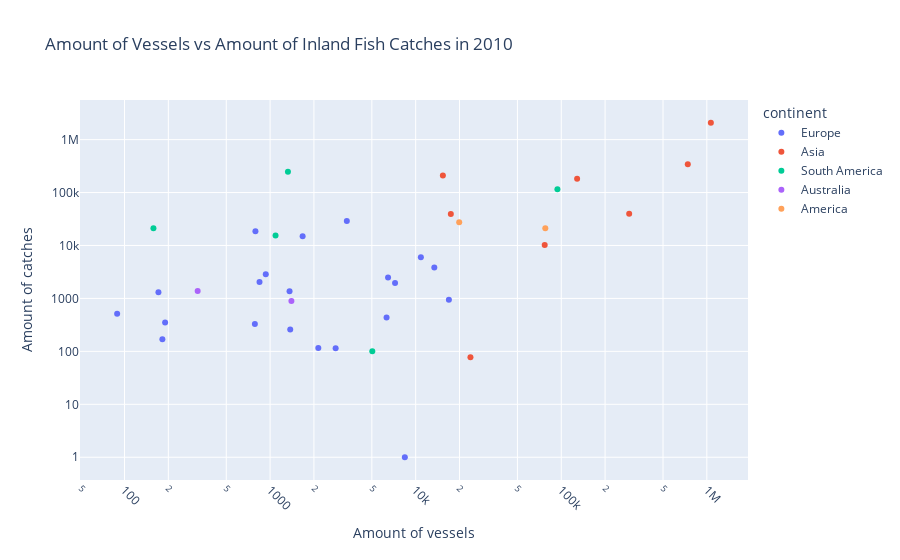

The cell this chart's notebook holds for it:
### Markdown cell above
Jakob:

### Code cell
# Functions:
# Function for Bar Chart
def create_casual_chart(data, title, year_filter):

    # set Filter to 2010
    filtered_Data = data[data['timePeriod'] == year_filter]

    # Scatter Plot using plotly.express
    fig = px.bar(filtered_Data, x='country', y='absolute_value', 
                    title=title,
                    labels={'Time_Period': 'Time Period (Years)', 'absolute_value': 'Amount of vessels'})
    # logahritmic scale:
    fig.update_yaxes(type='log')
    fig.update_layout(
        xaxis=dict(tickangle=45)  # Rotates x-axis labels by 45 degrees
    )
    # Show the plot
    fig.show()

# Determining continent:
def load_countries(file):
    with open(file, 'r') as file:
        countries = file.read().splitlines()
    return countries

def sort_Continent(countries):
    # Sorting Countries to Continents
    asia_list = load_countries('asia.txt')
    europe_list = load_countries('europe.txt')
    america_list = load_countries('america.txt')
    australia_list = load_countries('australia.txt')
    southAmerica_list = load_countries('southAmerica.txt')
    continent = []
    for country in countries:
        if country in europe_list:
            continent.append('Europe')
        elif country in asia_list:
            continent.append('Asia')
        elif country in america_list:
            continent.append('America')
        elif country in australia_list:
            continent.append('Australia')
        elif country in southAmerica_list:
            continent.append('South America')
        else:
            continent.append('Unknown')
    return continent


# Initializing of CSV & DataFrames
FishBoats = pd.read_csv('Fish_Boote.csv')
FishInland = pd.read_csv('Fish_Inland.csv')

# FISH BOATS
# transfering mentionable values into lists
boat_referenceArea = FishBoats['Reference area'].tolist()
boat_timePeriod = FishBoats['TIME_PERIOD'].tolist()
boat_obsValue = FishBoats['OBS_VALUE'].tolist()

# Creating DataFrame
boat_Data = pd.DataFrame({
    'country': boat_referenceArea,
    'absolute_value': boat_obsValue,
    'timePeriod': boat_timePeriod
})
# FISH INLAND

# Transfering mentionable values into lists
inland_referenceArea = FishInland['Reference area'].tolist()
inland_timePeriod = FishInland['TIME_PERIOD'].tolist()
inland_obsValue = FishInland['OBS_VALUE'].tolist()

# Creating DataFrame
inland_Data = pd.DataFrame({
    'country': inland_referenceArea,
    'absolute_value': inland_obsValue,
    'timePeriod': inland_timePeriod
})


# Create chart for Boats
#create_casual_chart(boat_Data,"Scatter Plot of amount of fishing vessels in each Country for 2010",2010)
# Create chart for catches
#create_casual_chart(inland_Data,"Scatter Plot of amount of fishing vessels in each Country for 2010",2010)

# Mixed Scatter Plot

# finding common countries & time:
common_countries = set(boat_Data['country']).intersection(inland_Data['country'])
common_time = set(boat_Data[boat_Data["country"].isin(common_countries)]['timePeriod']
                    ).intersection(inland_Data[inland_Data["country"].isin(common_countries)]['timePeriod'])

# Creating a full index of common countries and time periods
full_index = pd.MultiIndex.from_product(
    [common_countries, common_time], names=["country", "timePeriod"]
)

# Reindexing both datasets and filling missing values with 0
boat_Data_final = (
    boat_Data.set_index(["country", "timePeriod"])
    .reindex(full_index)
    .fillna(0)
    .reset_index()
)
inland_Data_final = (
    inland_Data.set_index(["country", "timePeriod"])
    .reindex(full_index)
    .fillna(0)
    .reset_index()
)

# Merging the two DataFrames
combined_data = pd.merge(
    boat_Data_final, 
    inland_Data_final, 
    on=["country", "timePeriod"], 
    suffixes=("_boat", "_inland")  # Add suffixes to distinguish columns
)


combined_data['continent'] = sort_Continent(combined_data['country'].tolist())


# Filter to 2010
combined_data_timefiltered = combined_data[combined_data['timePeriod'] == 2010]

 # Scatter Plot using plotly.express
fig = px.scatter(
    combined_data_timefiltered, 
    x='absolute_value_boat', 
    y='absolute_value_inland', 
    title="Amount of Vessels vs Amount of Inland Fish Catches in 2010",
    labels={'absolute_value_boat': 'Amount of vessels', 'absolute_value_inland': 'Amount of catches'},
    color='continent',
    hover_data={
        'continent': False,
        'country': True,  # Show the country name
        'timePeriod': False,  # Hide the time period
        'absolute_value_boat': True,  # Show boats value
        'absolute_value_inland': True  # Show inland value
    }
    )

# logahritmic scale:
fig.update_yaxes(type='log')
fig.update_xaxes(type='log')
fig.update_layout(
    xaxis=dict(tickangle=45)  # Rotates x-axis labels by 45 degrees
 )
# Show the plot
fig.show()



# Correlation Coefficient Matrix
correlation_data = pd.DataFrame({
    'absolute_value_boat': combined_data_timefiltered['absolute_value_boat'],
    'absolute_value_inland': combined_data_timefiltered['absolute_value_inland']
})
print(f"Correlation Coefficient: \n {correlation_data.corr()}")

### Figure 1 — Plotly figure (JSON) as saved in the notebook; plotly's stock layout.template omitted (floating-point values rounded to 4 significant figures)
{"data": [{"customdata": [["Europe", "Belgium", 2010], ["Europe", "Finland", 2010], ["Europe", "Ireland", 2010], ["Europe", "Norway", 2010], ["Europe", "Estonia", 2010], ["Europe", "Lithuania", 2010], ["Europe", "Sweden", 2010], ["Europe", "Portugal", 2010], ["Europe", "Latvia", 2010], ["Europe", "United Kingdom", 2010], ["Europe", "Spain", 2010], ["Europe", "Greece", 2010], ["Europe", "France", 2010], ["Europe", "Poland", 2010], ["Europe", "Slovenia", 2010], ["Europe", "Iceland", 2010], ["Europe", "Austria", 2010], ["Europe", "Italy", 2010], ["Europe", "Netherlands", 2010], ["Europe", "Denmark", 2010], ["Europe", "Germany", 2010]], "hovertemplate": "Amount of vessels=%{x}<br>Amount of catches=%{y}<br>country=%{customdata[1]}<extra></extra>", "legendgroup": "Europe", "marker": {"color": "#636efa", "symbol": "circle"}, "mode": "markers", "name": "Europe", "orientation": "v", "showlegend": true, "type": "scatter", "x": [89, 3366, 2144, 6310, 934, 171, 1360, 8425, 786, 6460, 10855, 16913, 7216, 793, 182, 1375, 190, 13431, 846, 2820, 1673], "xaxis": "x", "y": [511, 28874, 116, 437, 2869, 1310, 1368, 1, 329, 2473, 6000, 940, 1950, 18508, 169, 260, 350, 3852, 2051, 114, 15010], "yaxis": "y"}, {"customdata": [["Asia", "Viet Nam", 2010], ["Asia", "Türkiye", 2010], ["Asia", "Chinese Taipei", 2010], ["Asia", "Korea", 2010], ["Asia", "Japan", 2010], ["Asia", "Indonesia", 2010], ["Asia", "China (People’s Republic of)", 2010], ["Asia", "Thailand", 2010]], "hovertemplate": "Amount of vessels=%{x}<br>Amount of catches=%{y}<br>country=%{customdata[1]}<extra></extra>", "legendgroup": "Asia", "marker": {"color": "#EF553B", "symbol": "circle"}, "mode": "markers", "name": "Asia", "orientation": "v", "showlegend": true, "type": "scatter", "x": [128538, 17440, 23782, 76974, 292822, 739932, 1065645, 15381], "xaxis": "x", "y": [182655, 39479, 77, 10256, 39576, 341393, 2080560, 209300], "yaxis": "y"}, {"customdata": [["South America", "Peru", 2010], ["South America", "Brazil", 2010], ["South America", "Argentina", 2010], ["South America", "Costa Rica", 2010], ["South America", "Mexico", 2010], ["South America", "Chile", 2010], ["South America", "Colombia", 2010]], "hovertemplate": "Amount of vessels=%{x}<br>Amount of catches=%{y}<br>country=%{customdata[1]}<extra></extra>", "legendgroup": "South America", "marker": {"color": "#00cc96", "symbol": "circle"}, "mode": "markers", "name": "South America", "orientation": "v", "showlegend": true, "type": "scatter", "x": [0, 1326, 1090, 5035, 94111, 7815, 158], "xaxis": "x", "y": [44368, 248122, 15445, 100, 115732, 0, 21049], "yaxis": "y"}, {"customdata": [["Australia", "Australia", 2010], ["Australia", "New Zealand", 2010]], "hovertemplate": "Amount of vessels=%{x}<br>Amount of catches=%{y}<br>country=%{customdata[1]}<extra></extra>", "legendgroup": "Australia", "marker": {"color": "#ab63fa", "symbol": "circle"}, "mode": "markers", "name": "Australia", "orientation": "v", "showlegend": true, "type": "scatter", "x": [318, 1401], "xaxis": "x", "y": [1376, 892], "yaxis": "y"}, {"customdata": [["America", "United States", 2010], ["America", "Canada", 2010]], "hovertemplate": "Amount of vessels=%{x}<br>Amount of catches=%{y}<br>country=%{customdata[1]}<extra></extra>", "legendgroup": "America", "marker": {"color": "#FFA15A", "symbol": "circle"}, "mode": "markers", "name": "America", "orientation": "v", "showlegend": true, "type": "scatter", "x": [77695, 19906], "xaxis": "x", "y": [21171, 27385], "yaxis": "y"}], "layout": {"legend": {"title": {"text": "continent"}, "tracegroupgap": 0}, "title": {"text": "Amount of Vessels vs Amount of Inland Fish Catches in 2010"}, "xaxis": {"anchor": "y", "domain": [0, 1], "tickangle": 45, "title": {"text": "Amount of vessels"}, "type": "log"}, "yaxis": {"anchor": "x", "domain": [0, 1], "title": {"text": "Amount of catches"}, "type": "log"}}}
